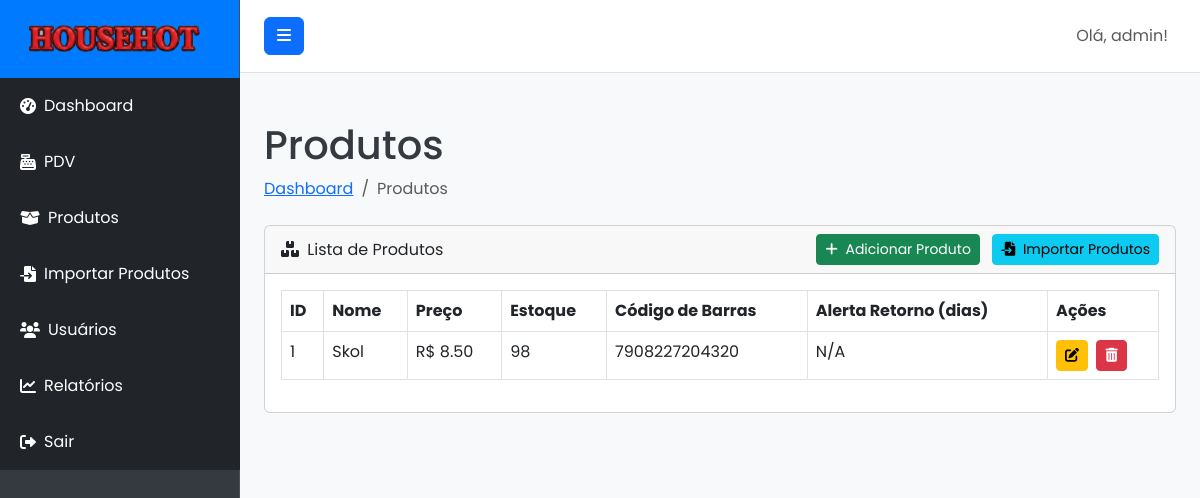
The page /products (signed in) on the database its author committed.
### models.py (models this page shows, shortened)
class User(UserMixin, db.Model):
    __tablename__ = 'users'
    id = db.Column(db.Integer, primary_key=True)
    username = db.Column(db.String(80), unique=True, nullable=False)
    email = db.Column(db.String(120), unique=True, nullable=False)
    password_hash = db.Column(db.String(255), nullable=False)
    role = db.Column(db.String(20), default='user', nullable=False)
    created_at = db.Column(db.DateTime, default=datetime.utcnow)
    sales = db.relationship('Sale', backref='operator', lazy=True)
    def is_admin(self):
        return self.role == 'admin'

class Product(db.Model):
    __tablename__ = 'products'
    id = db.Column(db.Integer, primary_key=True)
    name = db.Column(db.String(120), nullable=False)
    description = db.Column(db.Text, nullable=True)
    price = db.Column(db.Float, nullable=False)
    stock = db.Column(db.Integer, default=0, nullable=False)
    barcode = db.Column(db.String(100), unique=True, nullable=True)
    return_alert_days = db.Column(db.Integer, nullable=True)
    created_at = db.Column(db.DateTime, default=datetime.utcnow)
    sale_items = db.relationship('SaleItem', backref='product', lazy=True)

### routes.py (the view)
@main_bp.route('/products')
@admin_required
def products():
    return render_template('products.html', products=Product.query.all())

### app.py (called while the page is built)
def create_app():
    app = Flask(__name__)
    app.config.from_object(Config)
    db.init_app(app)
    login_manager.init_app(app)
    migrate.init_app(app, db)
    login_manager.login_view = 'main.login'
    @login_manager.user_loader
    def load_user(user_id):
        return User.query.get(int(user_id))
    app.register_blueprint(main_bp)
    with app.app_context():
        db.create_all()
        if not User.query.filter_by(username='admin').first():
            admin_user = User(username='admin', email='admin@pdv.com', role='admin')
            admin_user.set_password('admin123')
            db.session.add(admin_user)
            db.session.commit()
            print("Usuário administrador 'admin' criado com sucesso!")
    return app

### routes.py (called while the page is built)
def admin_required(f):
    @wraps(f)
    @login_required
    def decorated_function(*args, **kwargs):
        if not current_user.is_admin():
            flash('Você não tem permissão para acessar esta página.', 'danger')
            return redirect(url_for('main.dashboard'))
        return f(*args, **kwargs)
    return decorated_function

### templates/products.html (shortened to what this page needs)
{% extends "base.html" %}
{% block content %}
<div class="container-fluid">
    <h1 class="mt-4">Produtos</h1>
    <ol class="breadcrumb mb-4">
        <li class="breadcrumb-item"><a href="{{ url_for('main.dashboard') }}">Dashboard</a></li>
        <li class="breadcrumb-item active">Produtos</li>
    </ol>
    <div class="card mb-4">
        <div class="card-header d-flex justify-content-between align-items-center">
            <div>
                <i class="fas fa-boxes me-1"></i>
                Lista de Produtos
            </div>
            <div>
                <a href="{{ url_for('main.add_product') }}" class="btn btn-success btn-sm me-2">
                    <i class="fas fa-plus me-1"></i> Adicionar Produto
                </a>
                <a href="{{ url_for('main.import_products') }}" class="btn btn-info btn-sm">
                    <i class="fas fa-file-import me-1"></i> Importar Produtos
                </a>
            </div>
        </div>
        <div class="card-body">
            <div class="table-responsive">
                <table class="table table-bordered" id="productsTable" width="100%" cellspacing="0">
                    <thead>
                        <tr>
                            <th>ID</th>
                            <th>Nome</th>
                            <th>Preço</th>
                            <th>Estoque</th>
                            <th>Código de Barras</th>
                            <th>Alerta Retorno (dias)</th>
                            <th>Ações</th>
                        </tr>
                    </thead>
                    <tbody>
                        {% for product in products %}
                        <tr>
                            <td>{{ product.id }}</td>
                            <td>{{ product.name }}</td>
                            <td>R$ {{ "%.2f"|format(product.price) }}</td>
                            <td>{{ product.stock }}</td>
                            <td>{{ product.barcode if product.barcode else 'N/A' }}</td>
                            <td>{{ product.return_alert_days if product.return_alert_days is not none else 'N/A' }}</td>
                            <td>
                                <a href="{{ url_for('main.edit_product', product_id=product.id) }}" class="btn btn-warning btn-sm me-1">
                                    <i class="fas fa-edit"></i>
                                </a>
                                <form action="{{ url_for('main.delete_product', product_id=product.id) }}" method="POST" class="d-inline">
                                    <button type="submit" class="btn btn-danger btn-sm" onclick="return confirm('Tem certeza que deseja excluir este produto?');">
                                        <i class="fas fa-trash-alt"></i>
                                    </button>
                                </form>
                            </td>
                        </tr>
                        {% endfor %}
                    </tbody>
                </table>
            </div>
        </div>
    </div>
</div>
{% endblock %}

### templates/base.html (shortened to what this page needs)
<!DOCTYPE html>
<html lang="pt-br">
<head>
    <link href="https://cdn.jsdelivr.net/npm/bootstrap@5.3.0/dist/css/bootstrap.min.css" rel="stylesheet">
    <link rel="stylesheet" href="https://cdnjs.cloudflare.com/ajax/libs/font-awesome/6.0.0-beta3/css/all.min.css">
    <link rel="stylesheet" href="{{ url_for('static', filename='css/style.css') }}">
</head>
<body>
    <div class="d-flex" id="wrapper">
        <div class="bg-dark border-right" id="sidebar-wrapper">
            <div class="sidebar-heading text-white text-center py-4 fs-4 fw-bold">
                <img src="{{ url_for('static', filename='img/logo.png') }}" alt="Logo" class="me-2" style="height: 30px;">
            </div>
            <div class="list-group list-group-flush">
                <a href="{{ url_for('main.dashboard') }}" class="list-group-item list-group-item-action bg-dark text-white">
                    <i class="fas fa-tachometer-alt me-2"></i> Dashboard
                </a>
                <a href="{{ url_for('main.pdv') }}" class="list-group-item list-group-item-action bg-dark text-white">
                    <i class="fas fa-cash-register me-2"></i> PDV
                </a>
                {% if current_user.is_authenticated and current_user.is_admin() %}
                <a href="{{ url_for('main.products') }}" class="list-group-item list-group-item-action bg-dark text-white">
                    <i class="fas fa-box-open me-2"></i> Produtos
                </a>
                <a href="{{ url_for('main.import_products') }}" class="list-group-item list-group-item-action bg-dark text-white">
                    <i class="fas fa-file-import me-2"></i> Importar Produtos
                </a>
                <a href="{{ url_for('main.users') }}" class="list-group-item list-group-item-action bg-dark text-white">
                    <i class="fas fa-users me-2"></i> Usuários
                </a>
                <a href="{{ url_for('main.reports') }}" class="list-group-item list-group-item-action bg-dark text-white">
                    <i class="fas fa-chart-line me-2"></i> Relatórios
                </a>
                {% endif %}
                <a href="{{ url_for('main.logout') }}" class="list-group-item list-group-item-action bg-dark text-white">
                    <i class="fas fa-sign-out-alt me-2"></i> Sair
                </a>
            </div>
        </div>
        <div id="page-content-wrapper">
            <nav class="navbar navbar-expand-lg navbar-light bg-light border-bottom">
                <button class="btn btn-primary" id="menu-toggle">
                    <i class="fas fa-bars"></i>
                </button>
                <div class="collapse navbar-collapse" id="navbarSupportedContent">
                    <ul class="navbar-nav ms-auto mt-2 mt-lg-0">
                        <li class="nav-item active">
                            <a class="nav-link" href="#">Olá, {{ current_user.username }}!</a>
                        </li>
                    </ul>
                </div>
            </nav>
            <div class="container-fluid py-4">
                {% block content %}{% endblock %}
            </div>
        </div>
    </div>
</body>
</html>

### static/css/style.css (style rules this page uses)
:root { --primary-color: #007bff; --secondary-color: #28a745; --info-color: #17a2b8; --warning-color: #ffc107; --danger-color: #dc3545; --background-light: #f8f9fa; --text-dark: #343a40; --text-light: #ffffff; --sidebar-bg: #343a40; --sidebar-link-hover: #0056b3; --sidebar-header-bg: var(--primary-color); --navbar-bg: #ffffff; --navbar-border-bottom: #e0e0e0; --card-bg: #ffffff; --card-shadow: 0 0.125rem 0.25rem rgba(0, 0, 0, 0.075); --login-bg-gradient-start: #007bff; --login-bg-gradient-end: #0056b3; --login-card-bg: rgba(255, 255, 255, 0.95); --login-card-shadow: 0 10px 25px rgba(0, 0, 0, 0.2); }
body { font-family: 'Poppins', sans-serif; background-color: var(--background-light); color: var(--text-dark); margin: 0; overflow-x: hidden; }
#wrapper { display: flex; width: 100%; align-items: stretch; }
#sidebar-wrapper { min-height: 100vh; width: 15rem; margin-left: 0; transition: margin .25s ease-out; background-color: var(--sidebar-bg) !important; border-right: 1px solid rgba(255, 255, 255, 0.1); flex-shrink: 0; }
#sidebar-wrapper .sidebar-heading { padding: 1.5rem 1.25rem; background-color: var(--sidebar-header-bg); display: flex; align-items: center; justify-content: center; }
#sidebar-wrapper .list-group { width: 15rem; }
#sidebar-wrapper .list-group-item { border: none; padding: 1rem 1.25rem; color: rgba(255, 255, 255, 0.7); background-color: transparent; text-decoration: none; display: flex; align-items: center; }
#page-content-wrapper { flex: 1; min-width: 0; width: 100%; }
.navbar { padding: 1rem 1.5rem; background-color: var(--navbar-bg) !important; border-bottom: 1px solid var(--navbar-border-bottom); }

### rows shown on the page
User: username "admin"
Product: id "1", name "Skol", price "8.50", stock "98", barcode "7908227204320", return_alert_days "N/A"
